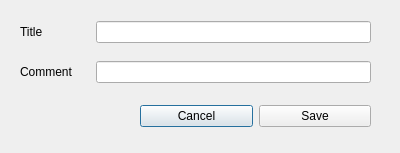
<?xml version="1.0" encoding="UTF-8"?>
<ui version="4.0">
 <class>timelineDialog</class>
 <widget class="QDialog" name="timelineDialog">
  <property name="windowModality">
   <enum>Qt::NonModal</enum>
  </property>
  <property name="geometry">
   <rect>
    <x>0</x>
    <y>0</y>
    <width>400</width>
    <height>153</height>
   </rect>
  </property>
  <property name="sizePolicy">
   <sizepolicy hsizetype="Preferred" vsizetype="Preferred">
    <horstretch>0</horstretch>
    <verstretch>0</verstretch>
   </sizepolicy>
  </property>
  <property name="minimumSize">
   <size>
    <width>400</width>
    <height>153</height>
   </size>
  </property>
  <property name="maximumSize">
   <size>
    <width>400</width>
    <height>153</height>
   </size>
  </property>
  <property name="windowTitle">
   <string>Create Timeline</string>
  </property>
  <property name="modal">
   <bool>true</bool>
  </property>
  <widget class="QWidget" name="">
   <property name="geometry">
    <rect>
     <x>20</x>
     <y>20</y>
     <width>351</width>
     <height>24</height>
    </rect>
   </property>
   <layout class="QHBoxLayout" name="horizontalLayout">
    <item>
     <widget class="QLabel" name="titleLabel">
      <property name="minimumSize">
       <size>
        <width>70</width>
        <height>0</height>
       </size>
      </property>
      <property name="text">
       <string>Title</string>
      </property>
     </widget>
    </item>
    <item>
     <widget class="QLineEdit" name="title"/>
    </item>
   </layout>
  </widget>
  <widget class="QWidget" name="">
   <property name="geometry">
    <rect>
     <x>20</x>
     <y>60</y>
     <width>351</width>
     <height>24</height>
    </rect>
   </property>
   <layout class="QHBoxLayout" name="horizontalLayout_2">
    <item>
     <widget class="QLabel" name="commentLabel">
      <property name="minimumSize">
       <size>
        <width>70</width>
        <height>0</height>
       </size>
      </property>
      <property name="text">
       <string>Comment</string>
      </property>
     </widget>
    </item>
    <item>
     <widget class="QLineEdit" name="comment"/>
    </item>
   </layout>
  </widget>
  <widget class="QWidget" name="">
   <property name="geometry">
    <rect>
     <x>140</x>
     <y>100</y>
     <width>231</width>
     <height>32</height>
    </rect>
   </property>
   <layout class="QHBoxLayout" name="horizontalLayout_3">
    <item>
     <widget class="QPushButton" name="cnclBtn">
      <property name="text">
       <string>Cancel</string>
      </property>
     </widget>
    </item>
    <item>
     <widget class="QPushButton" name="saveBtn">
      <property name="text">
       <string>Save</string>
      </property>
     </widget>
    </item>
   </layout>
  </widget>
 </widget>
 <resources/>
 <connections/>
</ui>
